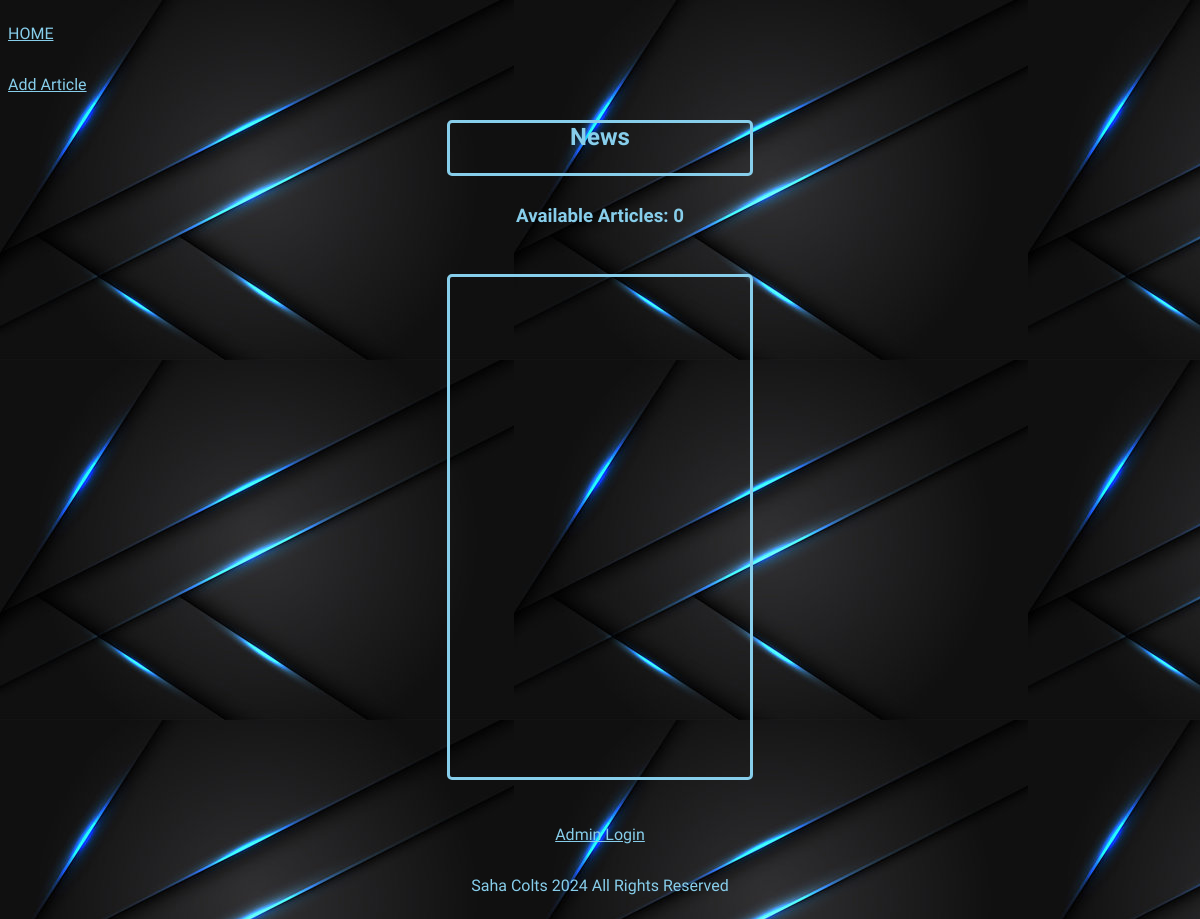
The page /news/ on the database as committed earlier.
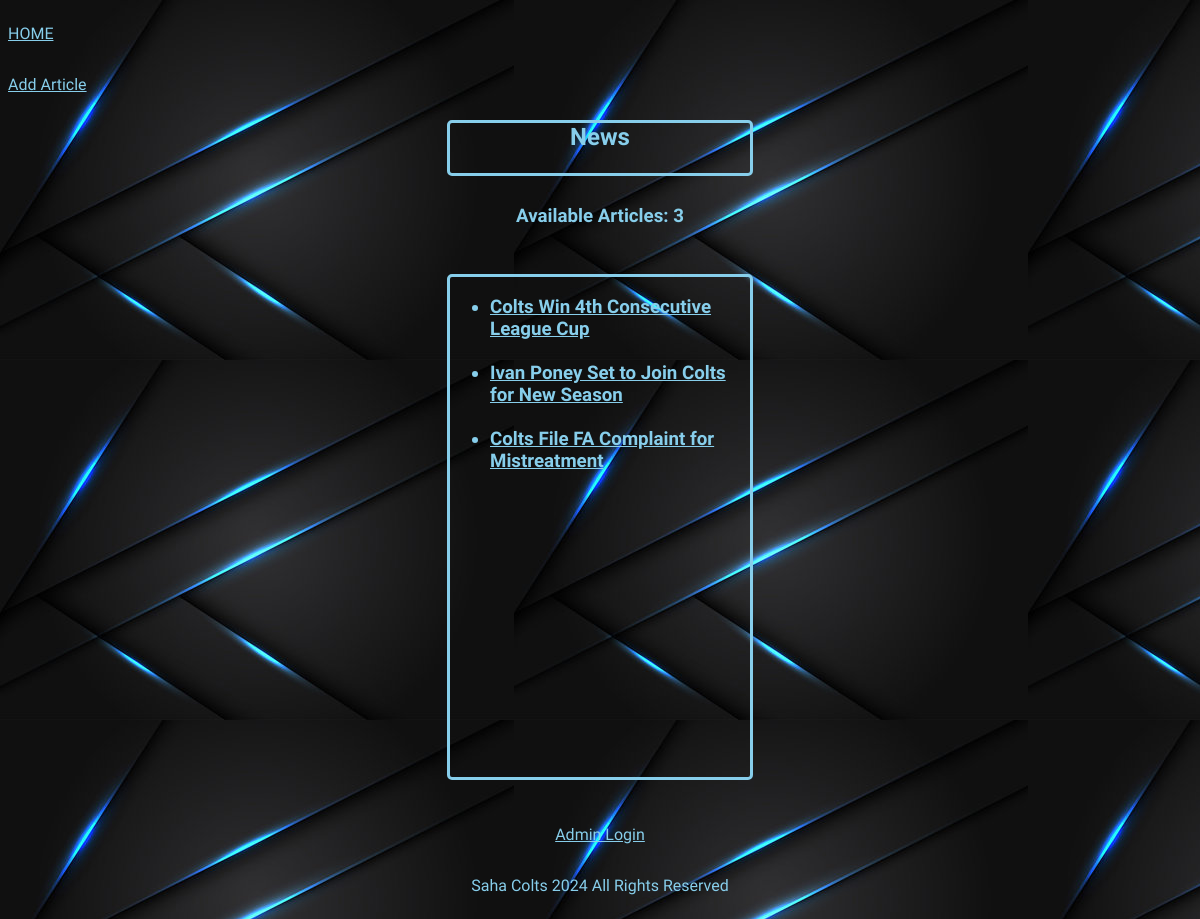
The same page on the database as committed later.
### players/models.py (models this page shows)
class News(models.Model):
    headline = models.CharField(max_length=800)
    article = models.CharField(max_length=2000)
    likes = models.IntegerField(null=True)
    shares = models.IntegerField(null=True)
    @classmethod
    def newsCount(cls):
        return cls.objects.count()

### players/views.py (the view)
# urls.py: path('news/', views.news, name='news'),
def news(request):
  mynews = News.objects.all().values()
  newsCount = News.newsCount()
  template = loader.get_template('news.html')
  context = {
    'mynews': mynews,
    'newsCount' : newsCount
  }
  return HttpResponse(template.render(context, request))

### players/templates/news.html (shortened to what this page needs)
{% extends "master.html" %}
{% block content %}
<p><a class="links" href="/">HOME</a></p>
<p><a class="links" href="/admin">Add Article</a></p>
<section id="newslist">
  <h1 id="newsheader">News</h1>
  <h3 class="methodoutputs">Available Articles: {{ newsCount }} <h3>
  <div id="headlines">
  <ul>
    {% for x in mynews %}
      <li><a class="links" href="newsdetails/{{ x.id }}">{{x.headline}}</br></br/></a></li>
    {% endfor %}
  </ul>
</div>
</section>
<footer>
  <p><a class="links" href="/admin">Admin Login</a></p>
  <p> Saha Colts 2024 All Rights Reserved </p>
</footer>
{% endblock %}

Rows that differ between the two databases and show on the page:
added News: headline "Colts Win 4th Consecutive League Cup"
added News: headline "Ivan Poney Set to Join Colts for New Season"
added News: headline "Colts File FA Complaint for Mistreatment"
Other text that changed with them:
{{ newsCount }}: "0" → "3"
